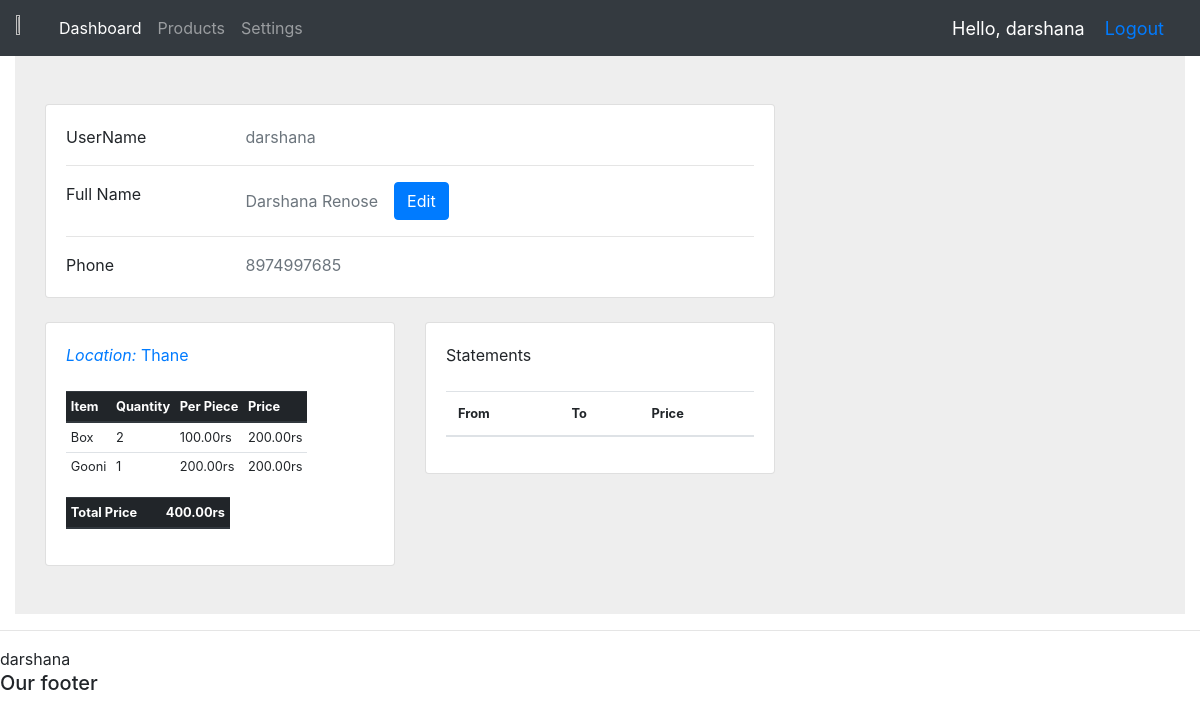
Screenshot of /userInfo/ (signed in) with the database file from the repository.
### accounts/models.py (models this page shows, shortened)
class Person(models.Model):
    user = models.OneToOneField(User, on_delete=models.CASCADE, null=True, blank=True)
    full_name = models.CharField(max_length=50, null=True, blank=True)
    number = models.CharField(max_length=15, null=True, blank=True)
    is_owner = models.BooleanField(default=False)
    def get_statement(self):
        raw_statements = StoreStatement.objects.filter(creator=self).order_by('-created_at')
        statements = []
        color_map = {
            "Approved": "bg-success",
            "Rejected": "bg-danger",
            "Pending": "bg-info",
        }
        for each in raw_statements:
            data = each.get_ST_Info()
            data["status"] = color_map[data["status"]]
            statements.append(data)
        return statements
    def has_location(self):
        try:
            self.location
            return True
        except:
            return False
    def get_assigned_location_name(self):
        if self.has_location():
            return self.location
        else:
            return None
    def inventory_for_assigned_location(self):
        if self.has_location():
            return self.location.get_inevn_data()
        else:
            return None

class Location(models.Model):
    name = models.CharField(max_length=50)
    person = models.OneToOneField(
        Person, on_delete=models.SET_NULL, null=True, blank=True
    )
    def get_inevn_data(self):
        ivent = Inventory.objects.filter(location=self)
        lst = []
        total = 0
        for each in ivent:
            data = {
                "name": each.item.name,
                "quan": each.quantity,
                "per": each.item.price,
                "totP": each.price,
            }
            lst.append(data)
            total += data["totP"]
        return {'total_price': total, 'data':lst}
    def __str__(self):
        return self.name

class Item(models.Model):
    name = models.CharField(max_length=50)
    price = models.DecimalField(max_digits=10, decimal_places=2)

### accounts/views.py (the view)
# urls.py: path('userInfo/', userInfoEmp, name='userInfo'),
@login_required(login_url="login")
def userInfoEmp(request):
    user = User.objects.get(id=request.user.id)
    context = getInfo(user)
    return render(request, "accounts/userInfo.html", context)

### accounts/models.py (called while the page is built)
    @property
    def price(self):
        return self.quantity * self.item.price

### accounts/views.py (called while the page is built)
def getInfo(user):
    full_name = user.person.full_name
    phone = user.person.number
    inventory_data = user.person.inventory_for_assigned_location()
    location = user.person.get_assigned_location_name()
    statments = user.person.get_statement()
    context = {
        "id": user.person.id,
        "name": full_name,
        "phone": phone,
        "location": location,
        "inventory": inventory_data,
        "statements": statments,
        "username": user.username,
    }
    return context

### accounts/templates/accounts/userInfo.html (shortened to what this page needs)
{% extends 'accounts/main.html' %}
{% block content %}
<section style="background-color: #eee;">
    <div class="container py-5">
      <div class="row">
        <div class="col-lg-8">
          <div class="card mb-4">
            <div class="card-body">
              <div class="row">
                <div class="col-sm-3">
                  <p class="mb-0">UserName</p>
                </div>
                <div class="col-sm-9 d-flex align-items-center">
                  <p class="text-muted mb-0">{{ request.user }}</p>
                </div>
              </div>
              <hr>
              <div class="row">
                <div class="col-sm-3">
                  <p class="mb-0">Full Name</p>
                </div>
                <div class="col-sm-9 d-flex align-items-center">
                  <p class="text-muted mb-0">{{ name }}</p>
                  {% include 'accounts/editFullName.html' %}
                </div>
              </div>
              <hr>
              <div class="row">
                <div class="col-sm-3">
                  <p class="mb-0">Phone</p>
                </div>
                <div class="col-sm-9 d-flex align-items-center">
                  <p class="text-muted mb-0">{{ phone }}</p>
                </div>
              </div>
            </div>
          </div>
          <div class="row">
            <div class="col-md-6">
              <div class="card mb-4 mb-md-0">
                <div class="card-body">
                    <p class="mb-4"><span class="text-primary font-italic me-1">Location:</span>
                      {% if location %}
                      <a href="{% url 'locationInfo' location.id %}">
                        {{ location }}
                      </a>
                      {% else %}
                      {{ location }}
                      {% endif %}
                    </p>
                  {% if inventory %}
                  <table class="table table-sm table-responsive" style="font-size: 0.8rem;">
                    <thead class="thead-dark">
                      <tr>
                        <th scope="col">Item</th>
                        <th scope="col">Quantity</th>
                        <th scope="col">Per Piece</th>
                        <th scope="col">Price</th>
                      </tr>
                    </thead>
                    <tbody>
                        {% for each in inventory.data %}
                      <tr >
                        <td>{{each.name}}</td>
                        <td>{{each.quan}}</td>
                        <td>{{each.per}}rs</td>
                        <td>{{each.totP}}rs</td>
                      </tr>
                      {% endfor %}
                    </tbody>
                </table>
                <table class="table table-sm table-responsive" style="font-size: 0.8rem;">
                    <thead class="thead-dark">
                      <tr>
                        <th scope="col">Total Price</th>
                        <th scope="col"></th>
                        <th scope="col"></th>
                        <th scope="col">{{inventory.total_price}}rs</th>
                      </tr>
                    </thead>
                </table>
                {% endif %}
                </div>
              </div>
            </div>
            <div class="col-md-6">
              <div class="card mb-4 mb-md-0">
                <div class="card-body">
                  <p class="mb-4"> Statements
                  </p>
                  <table class="table" style="font-size: 0.8rem;">
                    <thead class="thead">
                      <tr>
                        <th scope="col">From</th>
                        <th scope="col">To</th>
                        <th scope="col">Price</th>
                      </tr>
                    </thead>
                </table>
                </div>
              </div>
            </div>
          </div>
        </div>
      </div>
    </div>
  </section>
  {% endblock %}

### accounts/templates/accounts/main.html (shortened to what this page needs)
<!doctype html>
<html lang="en">
  <head>
    <link rel="stylesheet" href="https://cdn.jsdelivr.net/npm/bootstrap@4.0.0/dist/css/bootstrap.min.css">
  </head>
  <body>
    {% include 'accounts/navbar.html' %}
    <div class="container-fluid">{% block content %} {% endblock %}</div>
    <hr />
    {{request.user}}
    <h5>Our footer</h5>
  </body>
</html>

### accounts/templates/accounts/navbar.html (shortened to what this page needs)
{% load static %}
<nav class="navbar navbar-expand-lg navbar-dark bg-dark">
  <img src="{% static 'images/logo.jpg' %}" width = "3%" height = "3%" />
  <div class="collapse navbar-collapse" id="navbarNav">
    <ul class="navbar-nav">
      <li class="nav-item active">
        <a class="nav-link" href="{% url 'home' %}">Dashboard</a>
      </li>
      <li class="nav-item">
        <a class="nav-link" href="">Products</a>
      </li>
      <li class="nav-item">
        <a class="nav-link" href="">Settings</a>
      </li>
    </ul>
  </div>
  <span class="hello-msg">Hello, {{request.user}}</span>
  <span class="hello-msg"><a href="{% url 'logout' %}">Logout</a></span>
</nav>

### accounts/templates/accounts/navbar.html (style rules this page uses)
.hello-msg { font-size: 18px; color: #fff; margin-right: 20px; }

### rows the page displays
Person: full_name "Darshana Renose", number "8974997685"
Location: name "Thane"
Item: name "Box", per "100.00"
Item: name "Gooni", per "200.00"

### other values shown
{{ request.user }} "darshana"
{{ each.quan }} "2" "1"
{{ each.totP }} "200.00" "200.00"
{{ inventory.total_price }} "400.00"
